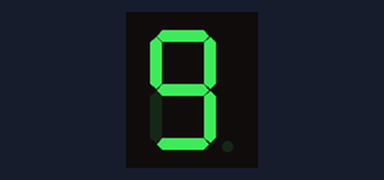
The sketch below on a simulated Arduino Uno, built with avr-gcc and run on an emulated ATmega328P. Parts: 1-digit seven-segment display. Wiring (inferred from the names in the program): 1-digit 7-segment display, segments lit when HIGH: segments pin 2, pin 3, pin 5, pin 8, pin 9, pin 10, pin 11, pin 4. The segment pins are drawn as the display they are named for.

Above: at 0.12 s.
At 2.55 s:
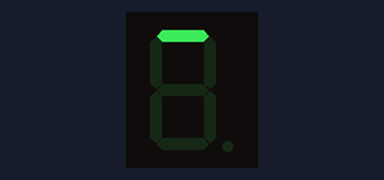
At 3.05 s:
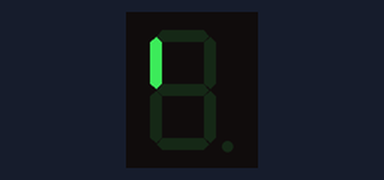
At 3.55 s:
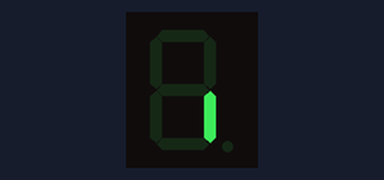
At 6.55 s:
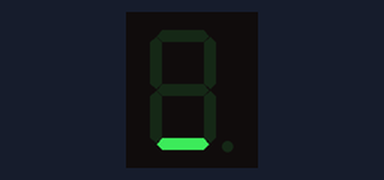
At 7.35 s:
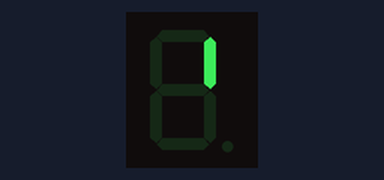

Measured:
- by itself, everything shown: repeats every 7.4 s, in 44 steps

The sketch:

7SegmentDisplay_5161AS_.ino
```cpp
int A = 2;
int B = 3;
int DP = 4;
int C = 5;
int D = 8;
int E = 9;
int F = 10;
int G = 11;

int delayTime = 10;
int longDelay = 100 * delayTime;
int midiumDelay = 50 * delayTime;
int shortDelay = 25 * delayTime;
int veryShortDelay = 10 * delayTime;

void setup() {
  // put your setup code here, to run once:
  pinMode(A, OUTPUT);
  pinMode(B, OUTPUT);
  pinMode(C, OUTPUT);
  pinMode(D, OUTPUT);
  pinMode(E, OUTPUT);
  pinMode(F, OUTPUT);
  pinMode(G, OUTPUT);
  pinMode(DP, OUTPUT);
}

void loop() {

  coundDown();
  goRoundClockWise();
  goRoundCounterClockWise();
  coundUp();
  goRoundClockWise();
  goRoundCounterClockWise();

//  displayNumber(6);

}

// DISPLAY
void displayNumber(int value) {
  switch (value) {
    case 0:
      zero();
      break;
    case 1:
      one();
      break;
    case 2:
      two();
      break;
    case 3:
      three();
      break;
    case 4:
      four();
      break;
    case 5:
      five();
      break;
    case 6:
      six();
      break;
    case 7:
      seven();
      break;
    case 8:
      eight();
      break;
    case 9:
      nine();
      break;
    default:
      error();
      break;
  }
}

// NUMBERS
void decimalPoint() {
  digitalWrite(A, LOW);
  digitalWrite(B, LOW);
  digitalWrite(C, LOW);
  digitalWrite(D, LOW);
  digitalWrite(E, LOW);
  digitalWrite(F, LOW);
  digitalWrite(G, LOW);
  digitalWrite(DP, HIGH);
}

void zero() {
  digitalWrite(A, HIGH);
  digitalWrite(B, HIGH);
  digitalWrite(C, HIGH);
  digitalWrite(D, HIGH);
  digitalWrite(E, HIGH);
  digitalWrite(F, HIGH);
  digitalWrite(G, LOW);
  digitalWrite(DP, LOW);
}

void one() {
  digitalWrite(A, LOW);
  digitalWrite(B, HIGH);
  digitalWrite(C, HIGH);
  digitalWrite(D, LOW);
  digitalWrite(E, LOW);
  digitalWrite(F, LOW);
  digitalWrite(G, LOW);
  digitalWrite(DP, LOW);
}

void two() {
  digitalWrite(A, HIGH);
  digitalWrite(B, HIGH);
  digitalWrite(C, LOW);
  digitalWrite(D, HIGH);
  digitalWrite(E, HIGH);
  digitalWrite(F, LOW);
  digitalWrite(G, HIGH);
  digitalWrite(DP, LOW);
}

void three() {
  digitalWrite(A, HIGH);
  digitalWrite(B, HIGH);
  digitalWrite(C, HIGH);
  digitalWrite(D, HIGH);
  digitalWrite(E, LOW);
  digitalWrite(F, LOW);
  digitalWrite(G, HIGH);
  digitalWrite(DP, LOW);
}

void four() {
  digitalWrite(A, LOW);
  digitalWrite(B, HIGH);
  digitalWrite(C, HIGH);
  digitalWrite(D, LOW);
  digitalWrite(E, LOW);
  digitalWrite(F, HIGH);
  digitalWrite(G, HIGH);
  digitalWrite(DP, LOW);
}

void five() {
  digitalWrite(A, HIGH);
  digitalWrite(B, LOW);
  digitalWrite(C, HIGH);
  digitalWrite(D, HIGH);
  digitalWrite(E, LOW);
  digitalWrite(F, HIGH);
  digitalWrite(G, HIGH);
  digitalWrite(DP, LOW);
}

void six() {
  digitalWrite(A, HIGH);
  digitalWrite(B, LOW);
  digitalWrite(C, HIGH);
  digitalWrite(D, HIGH);
  digitalWrite(E, HIGH);
  digitalWrite(F, HIGH);
  digitalWrite(G, HIGH);
  digitalWrite(DP, LOW);
}

void seven() {
  digitalWrite(A, HIGH);
  digitalWrite(B, HIGH);
  digitalWrite(C, HIGH);
  digitalWrite(D, LOW);
  digitalWrite(E, LOW);
  digitalWrite(F, LOW);
  digitalWrite(G, LOW);
  digitalWrite(DP, LOW);
}

void eight() {
  digitalWrite(A, HIGH);
  digitalWrite(B, HIGH);
  digitalWrite(C, HIGH);
  digitalWrite(D, HIGH);
  digitalWrite(E, HIGH);
  digitalWrite(F, HIGH);
  digitalWrite(G, HIGH);
  digitalWrite(DP, LOW);
}

void nine() {
  digitalWrite(A, HIGH);
  digitalWrite(B, HIGH);
  digitalWrite(C, HIGH);
  digitalWrite(D, HIGH);
  digitalWrite(E, LOW);
  digitalWrite(F, HIGH);
  digitalWrite(G, HIGH);
  digitalWrite(DP, LOW);
}

// General Functions

void error() {
  digitalWrite(A, HIGH);
  digitalWrite(B, LOW);
  digitalWrite(C, LOW);
  digitalWrite(D, HIGH);
  digitalWrite(E, HIGH);
  digitalWrite(F, HIGH);
  digitalWrite(G, HIGH);
  digitalWrite(DP, HIGH);
}

void allOn() {
  digitalWrite(A, HIGH);
  digitalWrite(B, HIGH);
  digitalWrite(C, HIGH);
  digitalWrite(D, HIGH);
  digitalWrite(E, HIGH);
  digitalWrite(F, HIGH);
  digitalWrite(G, HIGH);
  digitalWrite(DP, HIGH);
}

void allOff() {
  digitalWrite(A, LOW);
  digitalWrite(B, LOW);
  digitalWrite(C, LOW);
  digitalWrite(D, LOW);
  digitalWrite(E, LOW);
  digitalWrite(F, LOW);
  digitalWrite(G, LOW);
  digitalWrite(DP, LOW);
}

void coundDown() {
  nine();
  delay(shortDelay);
  eight();
  delay(shortDelay);
  seven();
  delay(shortDelay);
  six();
  delay(shortDelay);
  five();
  delay(shortDelay);
  four();
  delay(shortDelay);
  three();
  delay(shortDelay);
  two();
  delay(shortDelay);
  one();
  delay(shortDelay);
  zero();
  delay(shortDelay);
}

void coundUp() {
  zero();
  delay(shortDelay);
  one();
  delay(shortDelay);
  two();
  delay(shortDelay);
  three();
  delay(shortDelay);
  four();
  delay(shortDelay);
  five();
  delay(shortDelay);
  six();
  delay(shortDelay);
  seven();
  delay(shortDelay);
  eight();
  delay(shortDelay);
  nine();
  delay(shortDelay);
}

void goRoundClockWise() {
  allOff();
  digitalWrite(A, HIGH);
  delay(veryShortDelay);

  allOff();
  digitalWrite(B, HIGH);
  delay(veryShortDelay);

  allOff();
  digitalWrite(C, HIGH);
  delay(veryShortDelay);

  allOff();
  digitalWrite(D, HIGH);
  delay(veryShortDelay);

  allOff();
  digitalWrite(E, HIGH);
  delay(veryShortDelay);

  allOff();
  digitalWrite(F, HIGH);
  delay(veryShortDelay);
}

void goRoundCounterClockWise() {
  allOff();
  digitalWrite(A, HIGH);
  delay(veryShortDelay);

  allOff();
  digitalWrite(F, HIGH);
  delay(veryShortDelay);

  allOff();
  digitalWrite(E, HIGH);
  delay(veryShortDelay);

  allOff();
  digitalWrite(D, HIGH);
  delay(veryShortDelay);

  allOff();
  digitalWrite(C, HIGH);
  delay(veryShortDelay);

  allOff();
  digitalWrite(B, HIGH);
  delay(veryShortDelay);
}
```
